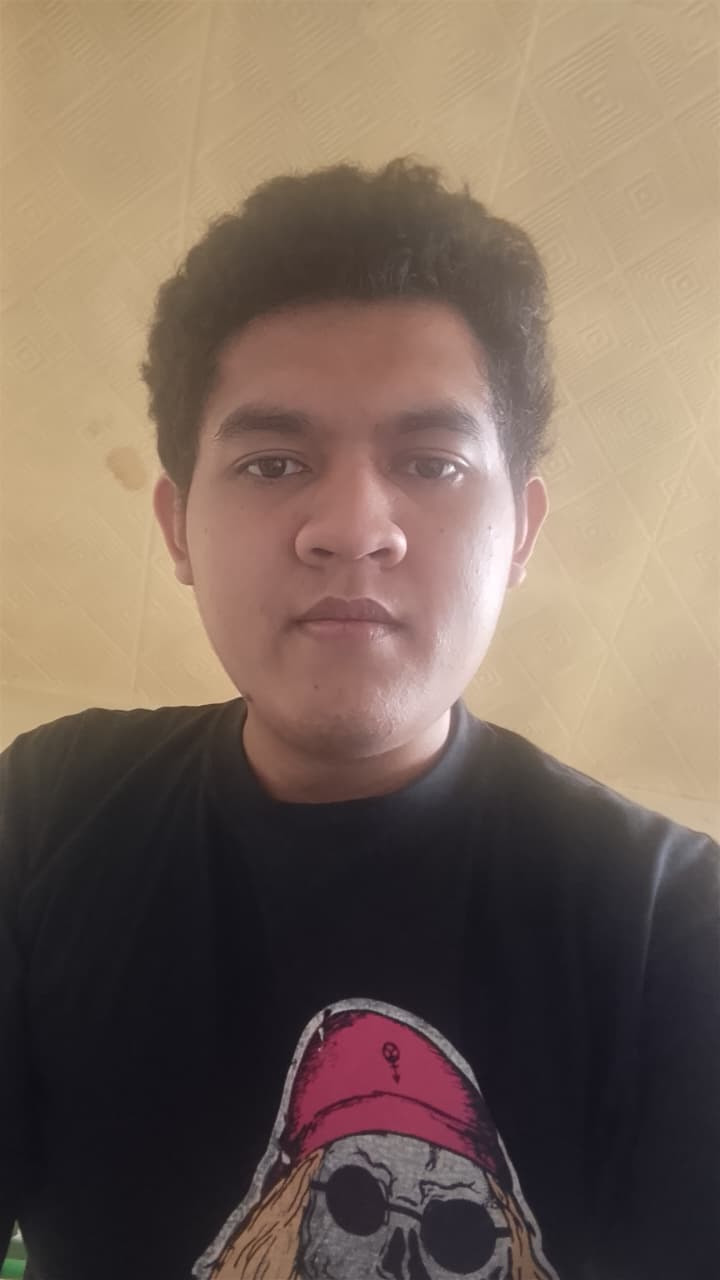
#> input picture assets/Diva_selfie.jpeg, 720 x 1280 px, given in place of cover_working.png, which was not available
$ python bonus_steganalysis.py
#> lines starting #> are read from the running program, lines starting #| are printed output that depends on the picture; after the words box and inside, x2 and y2 are one past the last pixel; in counts of white or black regions, pixels touching at a corner belong together; pictures that were not available may be replaced by others from this repository, and a replacement may not be noted
### src/common.py
"""
src/common.py
Konfigurasi bersama, konstanta identitas mahasiswa, dan fungsi utilitas
untuk praktikum steganografi LSB.
"""

import os
import json
from pathlib import Path
import numpy as np
from PIL import Image

# Identitas Mahasiswa & Parameter Wajib PRD
STUDENT_NAME = "Diva Prayoga Alpariji Putra"
STUDENT_NIM = "237006173"
PARAM_A = 3  # Digit terakhir NIM (237006173 -> 3)
SEED_CORRECT = 237006173
SEED_WRONG = 237006174

# Pesan rahasia standar: NIM - Nama Lengkap - <kalimat bebas minimal 10 kata>
DEFAULT_SECRET_MESSAGE = (
    "237006173 - Diva Prayoga Alpariji Putra - "
    "Praktikum ini menguji bagaimana pesan dapat disembunyikan secara aman tanpa mengubah tampilan citra secara signifikan."
)

# Direktori Proyek
BASE_DIR = Path(__file__).resolve().parent.parent
ASSETS_DIR = BASE_DIR / "assets"
REFERENCES_DIR = BASE_DIR / "references"
OUTPUTS_DIR = BASE_DIR / "outputs"
RESULTS_DIR = BASE_DIR / "results"
FIGURES_DIR = BASE_DIR / "figures"
SCREENSHOTS_DIR = BASE_DIR / "screenshots"
REPORT_DIR = BASE_DIR / "report"

ORIGINAL_COVER_PATH = ASSETS_DIR / "Diva_selfie.jpeg"
WORKING_COVER_PATH = ASSETS_DIR / "cover_working.png"


# [63 lines left out: functions validate_and_prepare_cover, load_working_cover_array, calc_diff_stats, not called in this run]


def calc_mse(cover_arr, stego_arr):
    """Menghitung Mean Squared Error (MSE)."""
    return float(np.mean((cover_arr.astype(float) - stego_arr.astype(float)) ** 2))


def calc_psnr(cover_arr, stego_arr):
    """Menghitung Peak Signal-to-Noise Ratio (PSNR) dalam dB."""
    mse = calc_mse(cover_arr, stego_arr)
    if mse == 0:
        return float("inf")
    return float(10.0 * np.log10((255.0 ** 2) / mse))


# [10 lines left out: function calc_ber, not called in this run]

### src/bonus_steganalysis.py
"""
src/bonus_steganalysis.py
Bonus: Steganalisis Visual dan Kaitannya dengan Steganalisis Statistik Chi-Square.

Fitur:
1. Menyisipkan pesan acak sekuensial hingga 50% kapasitas citra cover (baris 0 s.d. 639).
2. Mengekstrak LSB bit-plane:
   lsb_plane = (image & 1) * 255
3. Membandingkan bidang LSB citra cover vs citra stego.
4. Menunjukkan bagaimana visual inspection mengekspos area penyisipan (batas tajam antara derau acak dan kontur alami).
5. Menganalisis keterbatasan inspeksi visual serta kaitannya dengan uji statistik Chi-Square / Pairs of Values (PoV)
   berdasarkan referensi Yuli Anneria Sinaga (Slide 79).
"""

import sys
import os
import json
import numpy as np
import matplotlib.pyplot as plt
from PIL import Image

sys.stdout.reconfigure(encoding="utf-8")

from common import (
    WORKING_COVER_PATH,
    OUTPUTS_DIR,
    RESULTS_DIR,
    FIGURES_DIR,
    calc_mse,
    calc_psnr,
)


def compute_chi_square_pov(image_channel_flat):
    """
    Menghitung statistik Chi-Square sederhana berbasis Pairs of Values (PoV)
    antara pasangan nilai (2k, 2k+1) untuk k in [0..127].
    Berdasarkan teori Westfeld & Pfitzmann serta referensi Yuli Anneria Sinaga (Slide 79).
    """
    hist, _ = np.histogram(image_channel_flat, bins=256, range=(0, 256))
    chi_square_val = 0.0
    valid_pairs = 0

    for k in range(128):
        obs_even = hist[2 * k]
        obs_odd = hist[2 * k + 1]
        expected = (obs_even + obs_odd) / 2.0
        if expected > 5.0:  # Syarat uji Chi-square standar
            chi_square_val += ((obs_even - expected) ** 2) / expected
            chi_square_val += ((obs_odd - expected) ** 2) / expected
            valid_pairs += 1

    return float(chi_square_val), valid_pairs


def run_bonus_steganalysis():
    print("=" * 65)
    print("BONUS: STEGANALISIS VISUAL & STATISTIK CHI-SQUARE")
    print("=" * 65)

    cover_img = Image.open(WORKING_COVER_PATH)
#> cover_img is the input picture: PIL image 720x1280 RGB; mean R, G, B 122.7, 104.2, 91.3
    w, h = cover_img.size
#> w = 720; h = 1280
    cover_arr = np.array(cover_img, dtype=np.uint8)
    total_bytes = cover_arr.size  # 2,764,800 byte
#> total_bytes = 2764800

    # 1. Penyisipan 50% Kapasitas Sekuensial
    capacity_50pct_bits = total_bytes // 2  # 1,382,400 bit
#> capacity_50pct_bits = 1382400
    pixels_affected = capacity_50pct_bits // 3  # 460,800 piksel = tepat 640 baris (setengah atas)
#> pixels_affected = 460800
    rows_affected = pixels_affected // w        # 640 baris (0 s.d. 639)
#> rows_affected = 640

    print(f"Dimensi citra cover          : {w} x {h} (Total: {total_bytes:,} byte)")
#| Dimensi citra cover          : 720 x 1280 (Total: 2,764,800 byte)
    print(f"Penyisipan 50% kapasitas     : {capacity_50pct_bits:,} bit")
#| Penyisipan 50% kapasitas     : 1,382,400 bit
    print(f"Area terdampak               : Baris Y [0 s.d. {rows_affected - 1}] ({rows_affected} baris atas)")
#| Area terdampak               : Baris Y [0 s.d. 639] (640 baris atas)
    print(f"Area tak tersentuh           : Baris Y [{rows_affected} s.d. {h - 1}] ({h - rows_affected} baris bawah)\n")
#| Area tak tersentuh           : Baris Y [640 s.d. 1279] (640 baris bawah)

    # Bangkitkan payload acak 50%
    rng = np.random.default_rng(2026)
    payload_50pct = rng.integers(0, 2, size=capacity_50pct_bits, dtype=np.uint8)

    stego_arr = cover_arr.copy()
    stego_flat = stego_arr.reshape(-1)
    stego_flat[:capacity_50pct_bits] = (stego_flat[:capacity_50pct_bits] & 0xFE) | payload_50pct

    stego_50pct_arr = stego_flat.reshape((h, w, 3))

    # Simpan citra stego 50%
    os.makedirs(OUTPUTS_DIR / "bonus", exist_ok=True)
    stego_path = OUTPUTS_DIR / "bonus" / "stego_bonus_50pct.png"
    Image.fromarray(stego_50pct_arr).save(stego_path, format="PNG")
    print(f"[BONUS] Stego image 50% disimpan di: {stego_path}")

    # 2. Ekstraksi LSB Bit-Plane: (citra & 1) * 255
    # Mengambil kanal Red (kanal 0) untuk inspeksi bidang LSB
    channel_idx = 0  # Red channel
    channel_name = "Red"

    lsb_cover = (cover_arr[:, :, channel_idx] & 1) * 255
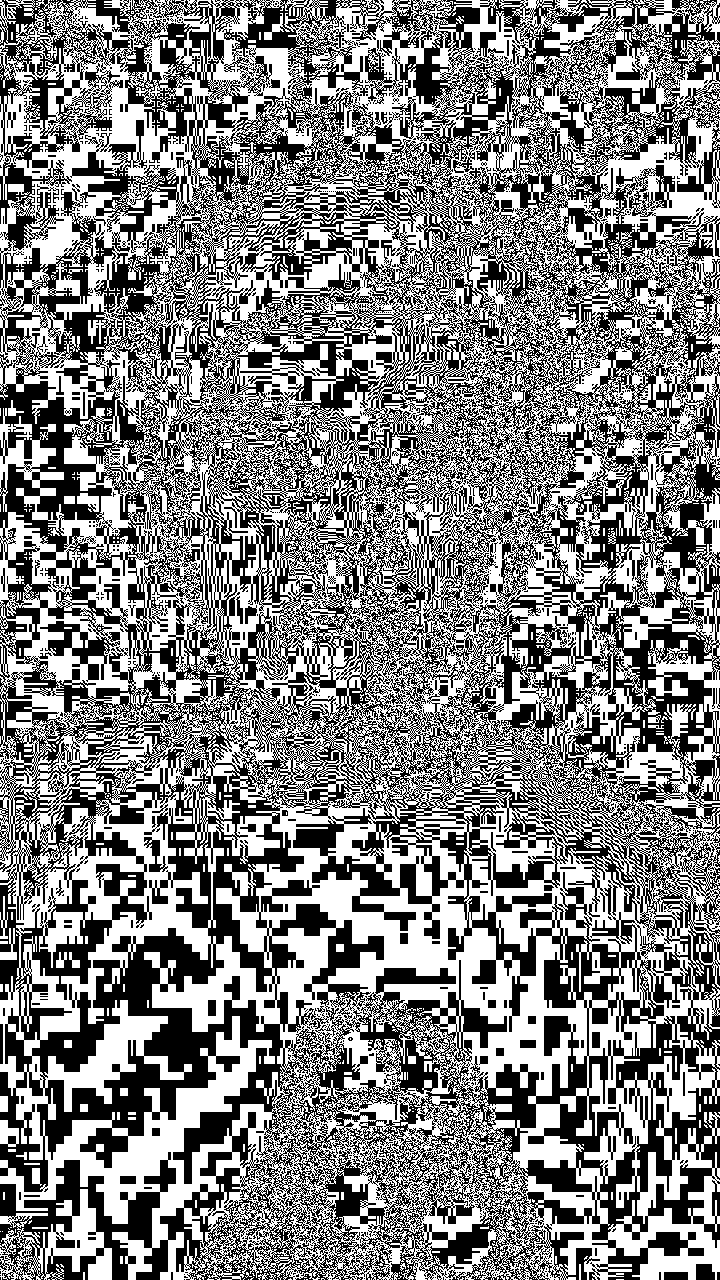
#> lsb_cover: shape (1280, 720); 50.8% white; 1410 black regions (1298 under 20 px), largest, box (x1, y1, x2, y2) and area: (0, 0, 720, 1280) 443210, (144, 837, 168, 872) 333, (696, 1264, 715, 1280) 280
    lsb_stego = (stego_50pct_arr[:, :, channel_idx] & 1) * 255
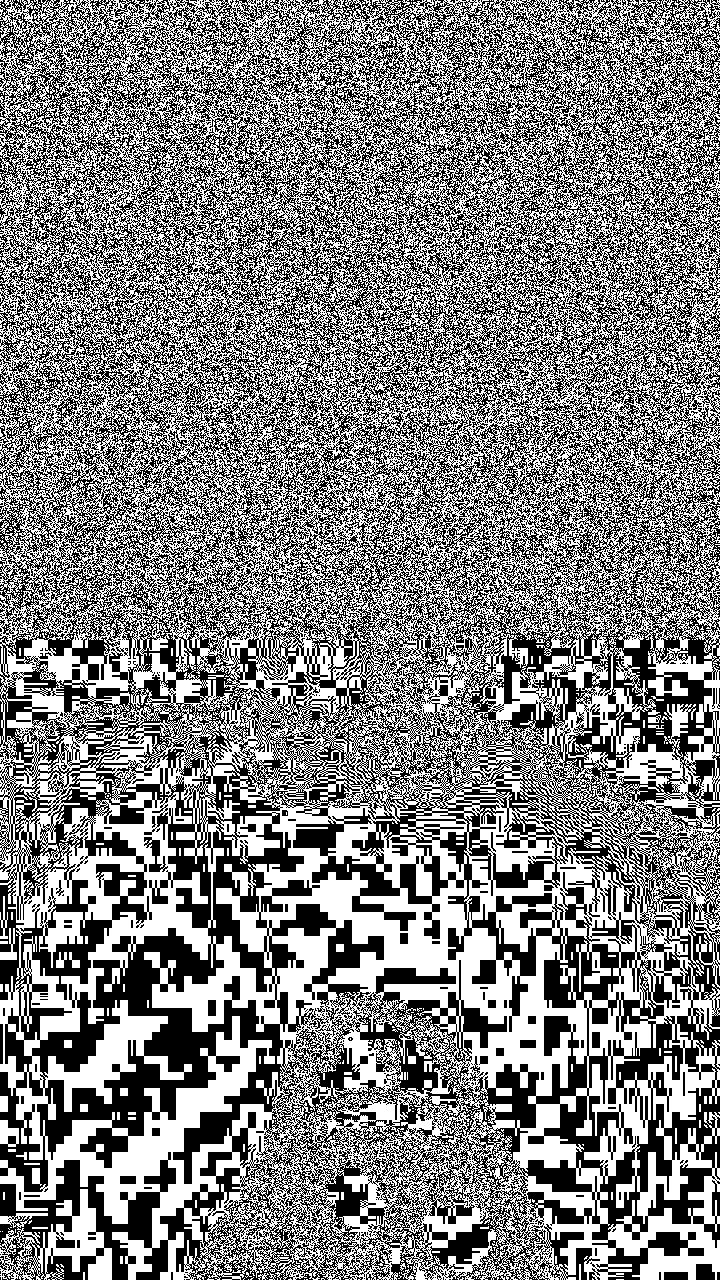
#> lsb_stego: shape (1280, 720); 50.4% white; 2088 black regions (2022 under 20 px), largest, box (x1, y1, x2, y2) and area: (0, 0, 720, 1280) 448360, (144, 837, 168, 872) 333, (696, 1264, 715, 1280) 280

    # 3. Analisis Statistik Chi-Square (Pairs of Values)
    # Bandingkan paruh atas (yang disisipi) vs paruh bawah (yang tidak disisipi)
    chi2_cover_top, pairs_top = compute_chi_square_pov(cover_arr[:rows_affected, :, channel_idx].flatten())
#> in compute_chi_square_pov, `hist, _ = np.histogram(image_channel_flat, bins=256, range=(0, 256))`: hist = 256 values, max 16901 at index 191, min 0 at index 0, mean 1800
#> the loop in compute_chi_square_pov, `for k in range(128):` made 128 passes
#> (obs_even, obs_odd, expected, chi_square_val) on passes 34 to 45: (124, 772, 448, 468.6), (377, 730, 553.5, 581.2), (940, 856, 898, 585.1), (785, 865, 825, 589), (995, 1588, 1291.5, 725.2), (1080, 1285, 1182.5, 742.9), (808, 918, 863, 749.9), (814, 897, 855.5, 754), (969, 955, 962, 754.1), (1057, 1142, 1099.5, 757.3), (991, 1050, 1020.5, 759.1), (1043, 1007, 1025, 759.7)
#> (obs_even, obs_odd, expected) on passes 1 to 6: (0, 0, 0), (0, 0, 0), (0, 0, 0), (0, 0, 0), (0, 0, 0), (0, 0, 0)
#> after the loop in compute_chi_square_pov, `for k in range(128):`: chi_square_val = 3758.1; valid_pairs = 95
#> chi2_cover_top = 3758.1; pairs_top = 95
    chi2_stego_top, _ = compute_chi_square_pov(stego_50pct_arr[:rows_affected, :, channel_idx].flatten())
#> the loop in compute_chi_square_pov (call 2), `for k in range(128):` made 128 passes
#> (obs_even, obs_odd, expected, chi_square_val) on passes 34 to 45: (450, 446, 448, 0.0179), (563, 544, 553.5, 0.344), (916, 880, 898, 1.07), (843, 807, 825, 1.85), (1301, 1282, 1291.5, 1.99), (1208, 1157, 1182.5, 3.09), (907, 819, 863, 7.58), (854, 857, 855.5, 7.58), (928, 996, 962, 9.99), (1123, 1076, 1099.5, 10.99), (1025, 1016, 1020.5, 11.03), (1020, 1030, 1025, 11.08)

    chi2_cover_bot, pairs_bot = compute_chi_square_pov(cover_arr[rows_affected:, :, channel_idx].flatten())
    chi2_stego_bot, _ = compute_chi_square_pov(stego_50pct_arr[rows_affected:, :, channel_idx].flatten())

    mse = calc_mse(cover_arr, stego_50pct_arr)
    psnr = calc_psnr(cover_arr, stego_50pct_arr)

    print("=" * 65)
    print("HASIL PENGUKURAN DAN ANALISIS STEGANALISIS")
    print("=" * 65)
    print(f"Kualitas Citra Stego 50%:")
    print(f"  MSE  : {mse:.4f}")
#|   MSE  : 0.2506
    print(f"  PSNR : {psnr:.2f} dB (Visual citra asli tetap imperceptible)\n")
#|   PSNR : 54.14 dB (Visual citra asli tetap imperceptible)

    print(f"Uji Statistik Chi-Square PoV (Kanal {channel_name}):")
    print(f"  Paruh Atas Cover (Asli)       : Chi2 = {chi2_cover_top:.2f} (Ada korelasi alami, nilai genap != ganjil)")
#|   Paruh Atas Cover (Asli)       : Chi2 = 3758.10 (Ada korelasi alami, nilai genap != ganjil)
    print(f"  Paruh Atas Stego (Disisipi)   : Chi2 = {chi2_stego_top:.2f} (Mendekati 0! Frekuensi genap-ganjil rata akibat LSB)")
#|   Paruh Atas Stego (Disisipi)   : Chi2 = 90.20 (Mendekati 0! Frekuensi genap-ganjil rata akibat LSB)
    print(f"  Paruh Bawah Cover (Asli)      : Chi2 = {chi2_cover_bot:.2f}")
#|   Paruh Bawah Cover (Asli)      : Chi2 = 6149.19
    print(f"  Paruh Bawah Stego (Tak Disisip): Chi2 = {chi2_stego_bot:.2f} (Identik karena belum tersentuh)\n")
#|   Paruh Bawah Stego (Tak Disisip): Chi2 = 6149.19 (Identik karena belum tersentuh)

    # 4. Buat Visualisasi Perbandingan LSB Plane
    fig, axes = plt.subplots(2, 2, figsize=(14, 18))

    # Baris 1: Citra Asli vs Stego
    axes[0, 0].imshow(cover_arr)
    axes[0, 0].set_title("Citra Cover Asli", fontsize=13, fontweight="bold")
    axes[0, 0].axis("off")

    axes[0, 1].imshow(stego_50pct_arr)
    axes[0, 1].set_title(f"Citra Stego 50% Kapasitas\n(PSNR: {psnr:.2f} dB - Mata manusia tidak melihat perbedaan)",
                         fontsize=13, fontweight="bold")
    axes[0, 1].axis("off")

    # Baris 2: LSB Bit-Plane Cover vs Stego
    axes[1, 0].imshow(lsb_cover, cmap="gray", vmin=0, vmax=255)
    axes[1, 0].set_title(f"Bidang Bit LSB Cover (Kanal {channel_name})\n(Menampilkan struktur tepi & tekstur alami citra)",
                         fontsize=13, fontweight="bold")
    axes[1, 0].axis("off")

    axes[1, 1].imshow(lsb_stego, cmap="gray", vmin=0, vmax=255)
    axes[1, 1].set_title(f"Bidang Bit LSB Stego (Kanal {channel_name})\n(Paruh atas: Derau acak seragam | Paruh bawah: Struktur alami)",
                         fontsize=13, fontweight="bold")
    axes[1, 1].axhline(y=rows_affected, color="red", linestyle="--", linewidth=2.5,
                       label=f"Batas Penyisipan Sekuensial (Baris {rows_affected})")
    axes[1, 1].legend(loc="lower right", frameon=True, fontsize=10)
    axes[1, 1].axis("off")

    plt.tight_layout()
    fig_path = FIGURES_DIR / "bonus_lsb_planes.png"
    plt.savefig(fig_path, dpi=300, bbox_inches="tight")
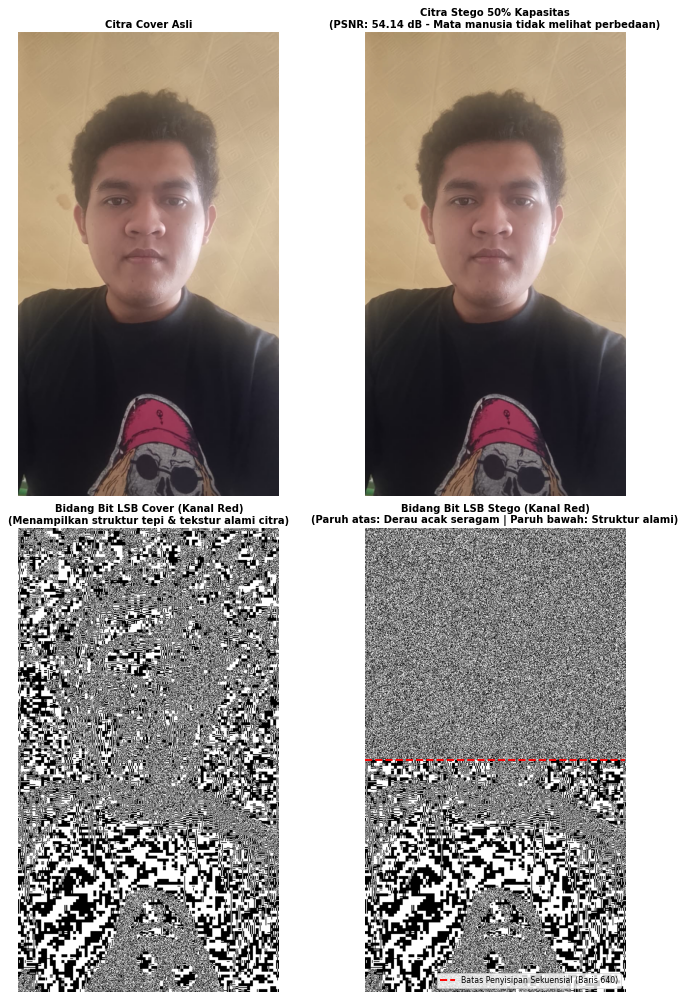
#> figure drawn by matplotlib, 4 panels
    plt.close()
    print(f"[VISUALISASI] Visualisasi LSB Planes disimpan di: {fig_path}")

    # 5. Simpan Hasil ke JSON
    bonus_data = {
        "experiment": "Bonus_Visual_Steganalysis",
        "capacity_percent": 50.0,
        "capacity_bits": capacity_50pct_bits,
        "rows_affected": rows_affected,
        "image_quality": {
            "mse": mse,
            "psnr_db": psnr,
        },
        "chi_square_pov": {
            "channel": channel_name,
            "top_half_cover_chi2": chi2_cover_top,
            "top_half_stego_chi2": chi2_stego_top,
            "top_half_chi2_drop_pct": ((chi2_cover_top - chi2_stego_top) / chi2_cover_top) * 100.0,
            "bottom_half_cover_chi2": chi2_cover_bot,
            "bottom_half_stego_chi2": chi2_stego_bot,
            "significance": "Penyisipan LSB meratakan frekuensi pasangan nilai (2k, 2k+1) sehingga nilai Chi-Square anjlok drastis ke mendekati 0.",
        },
        "visual_findings": {
            "boundary_visible": True,
            "boundary_row": rows_affected,
            "top_appearance": "Derau putih acak seragam (uniform random noise)",
            "bottom_appearance": "Kontur tepi dan siluet alami wajah/rambut",
        }
    }

    json_path = RESULTS_DIR / "bonus_steganalysis.json"
    with open(json_path, "w", encoding="utf-8") as f:
        json.dump(bonus_data, f, indent=4)
    print(f"[HASIL JSON] Data steganalisis disimpan di: {json_path}")

    return bonus_data


if __name__ == "__main__":
    run_bonus_steganalysis()
